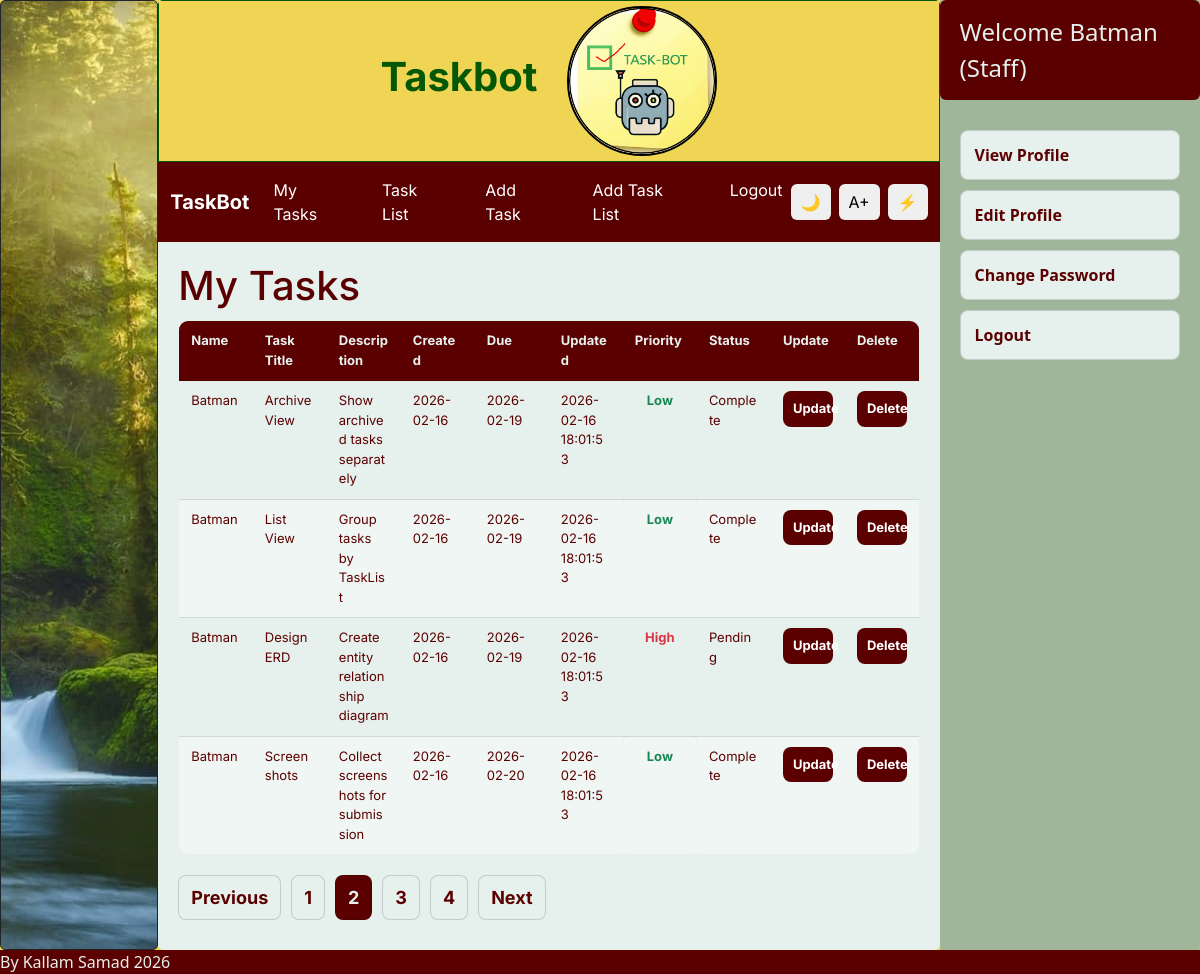
The app's page /index.php?page=tasks&p=2 (signed in) with its own data.
### tables this page shows
CREATE TABLE Task ( 

  TaskID        INTEGER PRIMARY KEY AUTOINCREMENT, 

  TaskTitle     TEXT NOT NULL, 

  Description   TEXT, 

  CreateDate    DATE NOT NULL DEFAULT (DATE('now')), 

  DueDate       DATE, 

  UpdatedAt     DATETIME NOT NULL DEFAULT CURRENT_TIMESTAMP, 

  LastUpdatedBy INTEGER, 

  Priority      TEXT NOT NULL DEFAULT 'Unassigned', 

  Status        TEXT NOT NULL DEFAULT 'Pending', 

  IsArchived    INTEGER NOT NULL DEFAULT 0, 

  TaskListID    INTEGER, 

  CHECK (Priority IN ('Unassigned', 'Low', 'Medium', 'High')), 

  CHECK (Status IN ('Pending', 'Complete', 'Cancelled')), 

  FOREIGN KEY (LastUpdatedBy) REFERENCES Users(UserID) 

    ON UPDATE CASCADE 

    ON DELETE SET NULL, 

  FOREIGN KEY (TaskListID) REFERENCES TaskList(TaskListID) 

    ON UPDATE CASCADE 

    ON DELETE SET NULL 

);

CREATE TABLE Users ( 

  UserID      INTEGER PRIMARY KEY AUTOINCREMENT, 

  RoleID      INTEGER NOT NULL, 

  DisplayName TEXT NOT NULL, 

  FirstName   TEXT NOT NULL, 

  MiddleName  TEXT DEFAULT ' ', 

  LastName    TEXT NOT NULL, 

  Email       TEXT NOT NULL UNIQUE, 

  Phone       TEXT UNIQUE, 

  IsActive    INTEGER NOT NULL DEFAULT 1, 

  LastLoginAt DATETIME DEFAULT CURRENT_TIMESTAMP, 

  FOREIGN KEY (RoleID) REFERENCES Role(RoleID) 

    ON UPDATE CASCADE 

    ON DELETE CASCADE 

);

### stafftasks.php (the view, shortened to what this page needs)
<?php
$db = new SQLite3("C:/xampp/htdocs/TaskBot/database.db");
$db->exec("PRAGMA foreign_keys = ON;");
$userId = (int)$_SESSION['userId'];
$records_per_page = 4;
$current_page = isset($_GET['p']) ? (int)$_GET['p'] : 1;
$offset = ($current_page - 1) * $records_per_page;
$countStmt = $db->prepare("SELECT COUNT(*) AS total FROM Task WHERE LastUpdatedBy = :uid");
$countStmt->bindValue(":uid", $userId, SQLITE3_INTEGER);
$countRes = $countStmt->execute();
$countRow = $countRes->fetchArray(SQLITE3_ASSOC);
$total_records = (int)($countRow['total'] ?? 0);
$total_pages = max(1, (int)ceil($total_records / $records_per_page));
$stmt = $db->prepare("
    SELECT
        U.DisplayName,
        T.TaskID,
        T.TaskTitle,
        T.Description,
        T.CreateDate,
        T.DueDate,
        T.UpdatedAt,
        T.Priority,
        T.Status
    FROM Task T
    INNER JOIN Users U ON U.UserID = T.LastUpdatedBy
    WHERE T.LastUpdatedBy = :uid
    ORDER BY T.DueDate IS NULL, T.DueDate ASC, T.TaskID DESC
    LIMIT :limit OFFSET :offset
");
$stmt->bindValue(":uid", $userId, SQLITE3_INTEGER);
$stmt->bindValue(":limit", $records_per_page, SQLITE3_INTEGER);
$stmt->bindValue(":offset", $offset, SQLITE3_INTEGER);
$result = $stmt->execute();
echo "<h1 class='page-title'>My Tasks</h1>";
echo "<div class='table-wrap'>";
echo "<table class='tasks-table'>";
echo "
<thead>
<tr>
  <th>Name</th>
  <th>Task Title</th>
  <th>Description</th>
  <th>Created</th>
  <th>Due</th>
  <th>Updated</th>
  <th>Priority</th>
  <th>Status</th>
  <th>Update</th>
  <th>Delete</th>
</tr>
</thead>
<tbody>
";
while ($row = $result->fetchArray(SQLITE3_ASSOC)) {
    $name = htmlspecialchars($row['DisplayName'] ?? '');
    $taskId = (int)($row['TaskID'] ?? 0);
    $title = htmlspecialchars($row['TaskTitle'] ?? '');
    $desc = htmlspecialchars($row['Description'] ?? '');
    $created = htmlspecialchars($row['CreateDate'] ?? '');
    $due = htmlspecialchars($row['DueDate'] ?? '');
    $updated = htmlspecialchars($row['UpdatedAt'] ?? '');
    $priorityRaw = trim((string)($row['Priority'] ?? ''));
    $priority = htmlspecialchars($priorityRaw);
    $priorityClass = 'priority-' . strtolower(preg_replace('/\s+/', '-', $priorityRaw));
    $statusRaw = trim((string)($row['Status'] ?? ''));
    $status = htmlspecialchars($statusRaw);
    $statusClass = 'status-' . strtolower(preg_replace('/\s+/', '-', $statusRaw));
    echo "<tr>
        <td>{$name}</td>
        <td>{$title}</td>
        <td class='desc'>{$desc}</td>
        <td>{$created}</td>
        <td>{$due}</td>
        <td>{$updated}</td>
        <td class='{$priorityClass}'>{$priority}</td>
        <td class='{$statusClass}'>{$status}</td>
        <td>
          <form method='POST' action='updatetask.php'>
            <input type='hidden' name='TaskID' value='{$taskId}'>
            <button class='btn' type='submit'>Update</button>
          </form>
        </td>
        <td>
          <form method='POST' action='deletetask.php' onsubmit=\"return confirm('Delete this task?');\">
            <input type='hidden' name='TaskID' value='{$taskId}'>
            <button class='btn' type='submit'>Delete</button>
          </form>
        </td>
    </tr>";
}
echo "</tbody></table>";
echo "</div>";
echo "<div class='pagination'>";
if ($current_page > 1) {
    $prev = $current_page - 1;
    echo "<a href='index.php?page=tasks&p={$prev}'>Previous</a>";
}
for ($i = 1; $i <= $total_pages; $i++) {
    if ($i === $current_page) {
        echo "<strong>{$i}</strong>";
    } else {
        echo "<a href='index.php?page=tasks&p={$i}'>{$i}</a>";
    }
}
if ($current_page < $total_pages) {
    $next = $current_page + 1;
    echo "<a href='index.php?page=tasks&p={$next}'>Next</a>";
}
echo "</div>";
?>

### style.css (style rules this page uses)
body { background-color:#efd553; margin:0; }
.page-title { margin: 20px 0 10px; padding: 0 20px; color: rgb(91,0,0); font-family: 'Inter', sans-serif; }
.table-wrap { width: 100%; padding: 0 20px 20px; box-sizing: border-box; overflow-x: auto; }
.tasks-table { width: 100%; border-collapse: collapse; background: #E6F0EC; border: 1px solid rgba(0,0,0,0.15); border-radius: 10px; overflow: hidden; font-family: 'Inter', sans-serif; table-layout: fixed; }
.tasks-table th, .tasks-table td { padding: 10px 12px; border-bottom: 1px solid rgba(0,0,0,0.12); vertical-align: top; word-wrap: break-word; overflow-wrap: anywhere; white-space: normal; font-size: 0.95rem; color: rgb(91,0,0); }
.tasks-table thead th { background: rgb(91,0,0); color: #E6F0EC; font-weight: 700; }
.tasks-table tbody tr:nth-child(even) { background: rgba(255,255,255,0.35); }
.tasks-table td:nth-child(1) { width: 12%; }
.tasks-table td:nth-child(2) { width: 12%; }
.tasks-table td:nth-child(3) { width: 24%; }
.tasks-table td:nth-child(4) { width: 9%; }
.tasks-table td:nth-child(5) { width: 9%; }
.tasks-table td:nth-child(6) { width: 9%; }
.tasks-table td:nth-child(7) { width: 6%; }
.tasks-table td:nth-child(8) { width: 7%; }
.tasks-table td:nth-child(9) { width: 6%; }
.tasks-table td:nth-child(10) { width: 6%; }
.tasks-table td:nth-child(9) form, .tasks-table td:nth-child(10) form { margin: 0; }
.tasks-table td:nth-child(9) button, .tasks-table td:nth-child(10) button { width: 100%; padding: 8px 10px; border: 0; border-radius: 8px; cursor: pointer; font-weight: 700; font-family: 'Inter', sans-serif; }
.tasks-table td:nth-child(9) button { background: rgb(91,0,0); color: #E6F0EC; }
.tasks-table td:nth-child(10) button { background: #9FB69A; color: rgb(91,0,0); }
.pagination { display: flex; gap: 10px; flex-wrap: wrap; align-items: center; padding: 0 20px 30px; }
.pagination a, .pagination strong { display: inline-block; padding: 8px 12px; border-radius: 8px; text-decoration: none; border: 1px solid rgba(0,0,0,0.15); font-family: 'Inter', sans-serif; }
.pagination a { background: #E6F0EC; color: rgb(91,0,0); font-weight: 700; }
.pagination strong { background: rgb(91,0,0); color: #E6F0EC; }
.btn { font-size: small; }
.tasks-table th, .tasks-table td { font-size: small; }
.tasks-table td[class^="priority-"] { font-weight:700; text-align:center; border-radius:6px; }
.priority-high { color:#dc3545 !important; font-weight:600; }
.priority-low { color:#198754 !important; font-weight:600; }
.action-btn.danger, .btn { background:rgb(91,0,0) !important; color:white !important; display:inline-block; padding:10px 16px; border:none; border-radius:10px; cursor:pointer; font-weight:600; white-space:nowrap; }

### records on screen
task: LastUpdatedBy.DisplayName "Batman", TaskTitle "Archive View", Description "Show archived tasks separately", CreateDate "2026-02-16", DueDate "2026-02-19", UpdatedAt "2026-02-16 18:01:53", Priority "Low", Status "Complete"
task: LastUpdatedBy.DisplayName "Batman", TaskTitle "List View", Description "Group tasks by TaskList", CreateDate "2026-02-16", DueDate "2026-02-19", UpdatedAt "2026-02-16 18:01:53", Priority "Low", Status "Complete"
task: LastUpdatedBy.DisplayName "Batman", TaskTitle "Design ERD", Description "Create entity relationship diagram", CreateDate "2026-02-16", DueDate "2026-02-19", UpdatedAt "2026-02-16 18:01:53", Priority "High", Status "Pending"
task: LastUpdatedBy.DisplayName "Batman", TaskTitle "Screenshots", Description "Collect screenshots for submission", CreateDate "2026-02-16", DueDate "2026-02-20", UpdatedAt "2026-02-16 18:01:53", Priority "Low", Status "Complete"

### other values on screen
$displayname "Batman"
$roleType "Staff"
